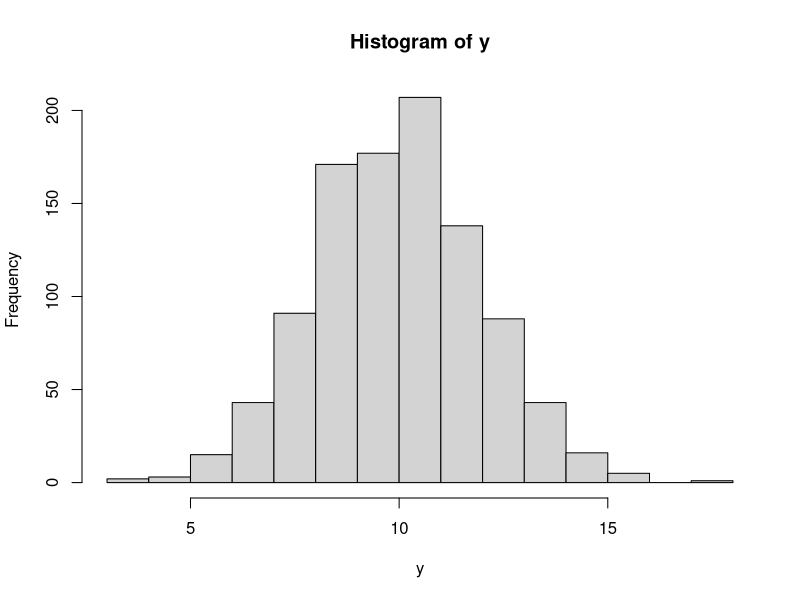
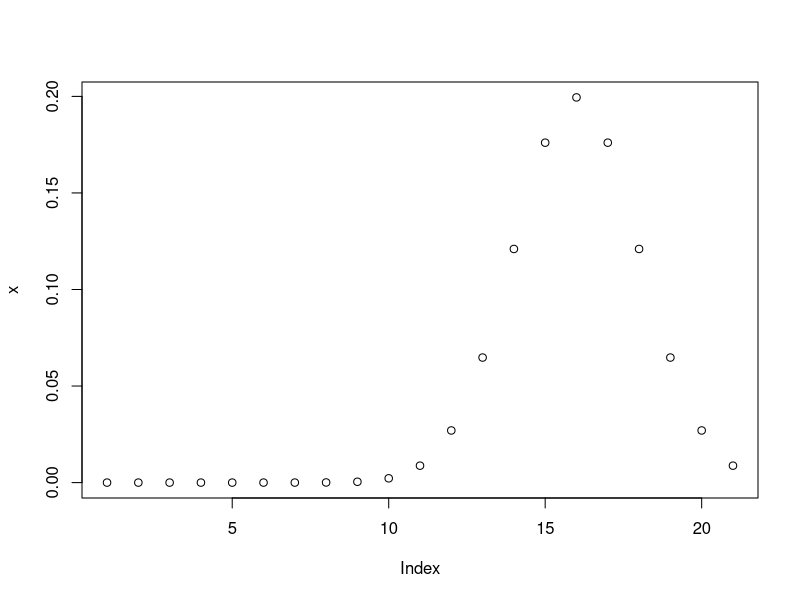

Reproduce these figures in R, in order.
## ---- chunk 1
  rmytnorm <- function(x,mean,sd){
    library(msm)
    n = rtnorm(x,mean,sd)
    return(n)
  }
## ---- chunk 2
y <- rmytnorm(1000,10,2)

head(y)

hist(y)
## ---- chunk 3
  dmytnorm <- function(x,mean,sd){
    library(msm)
    n = dtnorm(x,mean,sd)
    return(n)
  }
?dtnorm
## ---- chunk 4
x <- dmytnorm(-10:10,5,2)

head(x)

plot(x)
